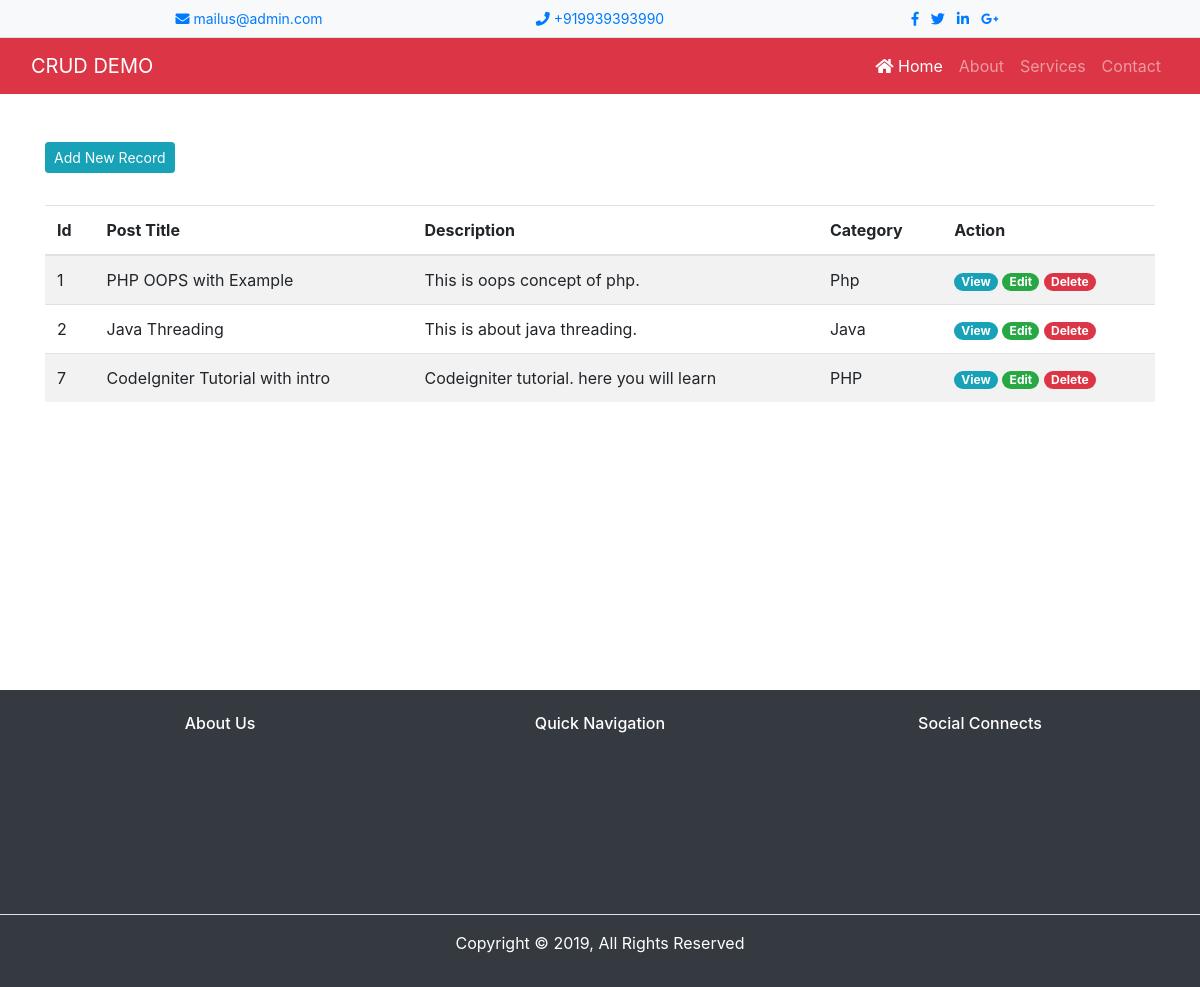
Page /index.php/student_controller on the committed database.
### tables this page shows
CREATE TABLE `post` (
  `id` int(10) NOT NULL,
  `title` text NOT NULL,
  `description` text NOT NULL,
  `category` varchar(100) NOT NULL
);

### application/controllers/Student_controller.php (called while the page is built, shortened)
<?php
class Student_controller extends CI_Controller {
	public function index() {
		$this->load->model('post_data');
		$result = $this->post_data->display_data();
		$this->load->view('display_record', ['result'=>$result]);
	}
}
?>

### index.php (called while the page is built, shortened)
<?php
require_once BASEPATH.'core/CodeIgniter.php';

### application/models/Post_data.php (called while the page is built, shortened)
<?php
class Post_data extends CI_Model {
	public function display_data() {
		$query = $this->db->get('post');
		return $query->result();
	}
}
?>

### application/views/display_record.php (the view, shortened to what this page needs)
<?php
	include_once('header.php');
?>
<div class="container mt-5" style="height: 500px;">
	<div class="row">
		<div class="col-md-5">
			<?php echo anchor('student_controller/add_post', 'Add New Record' ,['class'=>'btn btn-info btn-sm']);?>
		</div>
	</div>
	<div class="table-responsive mt-4">
		<table class="table table-striped">
			<thead>
				<tr>
					<th> Id </th>
					<th> Post Title </th>
					<th> Description </th>
					<th> Category </th>
					<th> Action </th>
				</tr>
			</thead>
			<tbody>
				<?php foreach ($result as $value) {
					?>
					<tr>
						<td><?php echo $value->id; ?> </td>
						<td><?php echo $value->title; ?> </td>
						<td><?php echo $value->description; ?> </td>
						<td><?php echo $value->category; ?> </td>
						<td>
							<?php echo anchor('','View', ['class'=>'badge badge-info badge-pill']) ?>
							<?php echo anchor("student_controller/get_post/{$value->id}",'Edit', ['class'=>'badge badge-success badge-pill ']) ?>
							<?php echo anchor("student_controller/delete_post/{$value->id}",'Delete', ['class'=>'badge badge-danger badge-pill']) ?>
						</td>
					</tr>
					<?php
				}
				?>
			</tbody>
		</table>
	</div>
</div>
<?php include_once 'footer.php'; ?>

### application/views/header.php (shortened to what this page needs)
?><!DOCTYPE html>
<html lang="en">
<head>
	<link rel="stylesheet" type="text/css" href="<?php echo base_url('assets/css/bootstrap.min.css'); ?>">
	<link rel="stylesheet" type="text/css" href="<?php echo base_url('assets/fontawesome/css/all.css');?>">
	<link rel="stylesheet" type="text/css" href="<?php echo base_url('assets/newstyle.css');?> ">
	</head>
	<body>
		<div class="container-fluid bg-light border-bottom pt-2 pb-2">
			<div class="row topsocial" >
				<div class="col-xl-4 col-lg-4 col-md-4 col-sm-6 col-6 m-auto">
					<a href="" class="text-center"><i class="fas fa-envelope"></i> mailus@admin.com </a>
				</div>
				<div class="col-xl-4 col-lg-4 col-md-4 col-sm-6 col-6 m-auto">
					<a href=""><i class="fas fa-phone"></i> +919939393990</a>
				</div>
				<div class="col-xl-4 col-lg-4 col-md-4 col-sm-10 col-10 m-auto ">
					<a href="" class="ml-2"><i class="fab fa-facebook-f"></i></a>
					<a href="" class="ml-2"><i class="fab fa-twitter"></i></a>
					<a href="" class="ml-2"><i class="fab fa-linkedin-in"></i></a>
					<a href="" class="ml-2"><i class="fab fa-google-plus-g"></i></a>
				</div>
			</div>
		</div>
		<nav class="navbar navbar-expand-md navbar-dark bg-danger sticky-top">
			<div class="container-fluid">
				<a href="" class="navbar-brand">CRUD DEMO </a>
				<div class="collapse navbar-collapse" id="mynavbar">
					<ul class="navbar-nav ml-auto">
						<li class="nav-item">
							<a href="#" class="nav-link active"> <i class="fas fa-home"></i> Home </a>
						</li>
						<li class="nav-item">
							<a href="#" class="nav-link"> About </a>
						</li>
						<li class="nav-item">
							<a href="#" class="nav-link"> Services </a>
						</li>
						<li class="nav-item">
							<a href="#" class="nav-link"> Contact </a>
						</li>
					</ul>
				</div>
			</div>
		</nav>
	</body>
	</html>

### application/views/footer.php
<footer class="bg-dark mt-5 pt-4 text-white">
	<div class="container" style="height: 200px;">
		<div class="row">
			<div class="col-md-4">
				<h6 class="text-center">About Us </h6>
			</div>
			<div class="col-md-4">
				<h6 class="text-center">Quick Navigation </h6>
			</div>
			<div class="col-md-4">
				<h6 class="text-center">Social Connects </h6>
			</div>
		</div>
	</div>
	<div class="container-fluid border-top pt-3 pb-3">
		<p class="text-center">Copyright &copy; 2019, All Rights Reserved </p>
	</div>
</footer>

### assets/newstyle.css (style rules this page uses)
.topsocial { width: 90%; margin: 0 auto; font-size: 14px; }
.col-xl-4 { text-align: center }

### rows in the picture
post: id "1", title "PHP OOPS with Example", description "This is oops concept of php.", category "Php", id "Edit", id "Delete"
post: id "2", title "Java Threading", description "This is about java threading.", category "Java", id "Edit", id "Delete"
post: id "7", title "CodeIgniter Tutorial with intro", description "Codeigniter tutorial. here you will learn", category "PHP", id "Edit", id "Delete"
